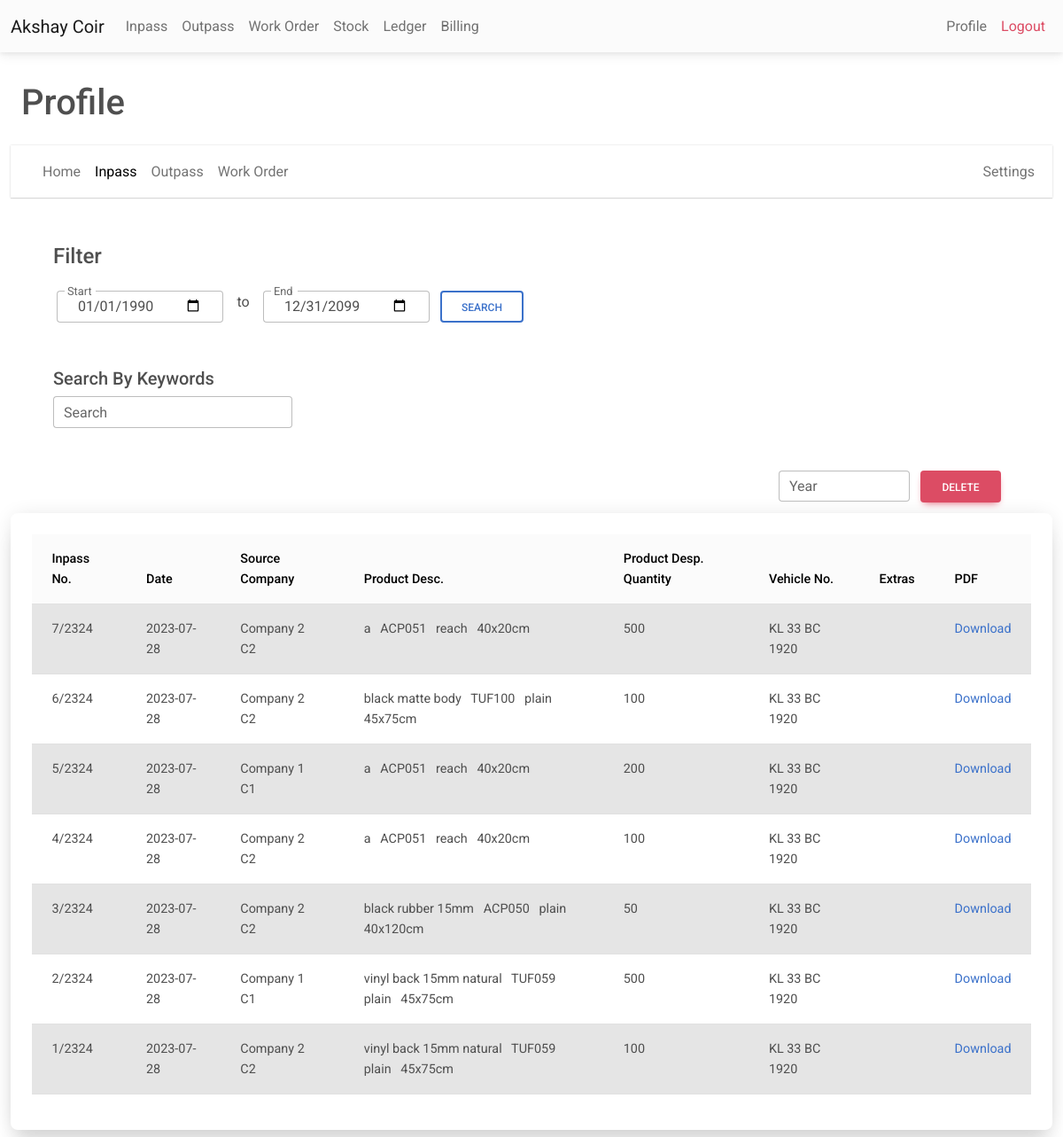
Page /profile_inpass.php (signed in) on the committed database.
### tables this page shows
CREATE TABLE IF NOT EXISTS `profile` (
  `name` varchar(50) NOT NULL,
  `wo` varchar(25) NOT NULL,
  `gstin` varchar(50) NOT NULL,
  `phoneno` varchar(15) NOT NULL,
  `inpass_count` int NOT NULL DEFAULT '1',
  `outpass_count` int NOT NULL DEFAULT '1',
  `user_id` varchar(50) NOT NULL,
  `password` varchar(255) NOT NULL,
  PRIMARY KEY (`user_id`)
);

CREATE TABLE IF NOT EXISTS `inpass_old` (
  `no` varchar(10) NOT NULL,
  `no_year` varchar(15) NOT NULL,
  `date` date NOT NULL,
  `source` varchar(125) NOT NULL,
  `woc` varchar(125) NOT NULL,
  `op` varchar(25) NOT NULL,
  `vehicleno` varchar(50) NOT NULL,
  `extras` varchar(125) NOT NULL,
  `type` varchar(10) NOT NULL,
  `timestamp` timestamp NOT NULL,
  `user_id` varchar(50) NOT NULL
);

CREATE TABLE IF NOT EXISTS `inpass_products_old` (
  `inpass_no` varchar(10) NOT NULL,
  `no_year` varchar(15) NOT NULL,
  `date_of_entry` date NOT NULL,
  `product_name` varchar(50) NOT NULL,
  `product_code` varchar(25) NOT NULL,
  `product_design` varchar(50) NOT NULL,
  `product_size` varchar(25) NOT NULL,
  `product_qty` varchar(15) NOT NULL,
  `user_id` varchar(50) NOT NULL
);

### checkuserlogin.php (called while the page is built, shortened)
<?php
include 'conn.php';
$user_check = $_SESSION['username'];
$ses_sql = mysqli_query($conn, "select user_id from profile where user_id='$user_check'");
$row = mysqli_fetch_array($ses_sql, MYSQLI_ASSOC);
$loggedin_session = $row['user_id'];
?>

### profile_inpass.php (the view, shortened to what this page needs)
<?php
include 'conn.php';
include 'nav.php';
?>
<?php
$start = '1990-01-31';
$end = '2099-12-31';
$sql = "select * from inpass_old,inpass_products_old where inpass_old.no_year = inpass_products_old.no_year AND inpass_old.user_id = '" . (string) $loggedin_session . "' AND inpass_products_old.user_id = '" . (string) $loggedin_session . "'";
$sql .= "  AND date BETWEEN '$start' AND '$end' ORDER BY timestamp DESC LIMIT 10000";
$retval = mysqli_query($conn, $sql);
?>
<html>
<body>
    <br>
    <h1 class="mt-2 ms-4">Profile</h1>
    <div class="container-fluid">
        <div class=" mb-1 bg-white shadow-1-strong   mt-4">
            <nav class="navbar navbar-expand-lg navbar-light shadow-0 ">
                <div class="container-fluid">
                    <div class="collapse navbar-collapse" id="navbarSupportedContent">
                        <ul class="navbar-nav me-auto mb-2 mb-lg-0">
                            <li class="nav-item">
                                <a class="nav-link " href="profile.php">Home</a>
                            </li>
                            <li class="nav-item">
                                <a class="nav-link text-black" href="profile_inpass.php">Inpass</a>
                            </li>
                            <li class="nav-item">
                                <a class="nav-link " href="profile_outpass.php">Outpass</a>
                            </li>
                            <li class="nav-item">
                                <a class="nav-link " href="profile_workorder.php">Work Order</a>
                            </li>
                        </ul>
                    </div>
                    <ul class="navbar-nav">
                        <div class="d-flex align-items-center">
                            <li class="nav-item">
                                <a class="nav-link " href="profile_regfinancialyear.php">Settings</a>
                            </li>
                        </div>
                    </ul>
                </div>
            </nav>
        </div>
    </div>
    <div class="container-fluid">
        <div class='row justify-content'>
            <div class="col">
                <form name="filter" class="bg-white rounded-5 shadow-0-strong p-5" method="post">
                    <h4 class='mb-4'>Filter</h4>
                    <div class="row ms-1 justify-content w-50">
                        <div class="form-outline col">
                            <input type="date" class="form-control" value="1990-01-01" id='start' required name="start">
                            <label for="start" class="form-label">Start</label>
                        </div>
                        <div class="col col-sm-1">
                            <center>to</center>
                        </div>
                        <div class="form-outline col">
                            <input name="end" class="form-control" value="2099-12-31" id='end' required type="date">
                            <label for="end" class='form-label'>End</label>
                        </div>
                        <div class="col">
                            <input type="submit" class=" btn btn-outline-primary " data-mdb-ripple-color="dark"
                                name="filter" value="Search">
                        </div>
                    </div>
                    <br><br>
                    <h5 class='mb-2'>Search By Keywords</h5>
                    <div class='col justify-content w-25'>
                        <div class="input-group">
                            <div class="form-outline">
                                <input type="text" id='search' class="form-control" name="search"
                                    placeholder="eg. ABC001">
                                <label class="form-label" for="search">Search</label>
                            </div>
                        </div>
                    </div>
                </form>
            </div>
        </div>
        <form method="post">
            <div class='d-flex pb-2 rounded-5 shadow-0-strong justify-content-end dontprintarea'>
                <div class="row">
                    <div class="col p-0 m-0">
                        <div class="form-outline">
                            <input type="number" class="form-control" name="year_delete" placeholder="2010">
                            <label class="form-label" for="form">Year</label>
                        </div>
                    </div>
                    <div class="col">
                        <button onclick="return confirm('Are You Sure?')" id='delete' name='delete_data'
                            class="btn btn-danger">Delete</button>
                    </div>
                </div>
            </div>
        </form>
        <div class="container-fluid mt-1 mb-2 p-2 bg-white rounded-5 shadow-5-strong p-4">
            <table class="table">
                <thead class="table-light sticky-top">
                    <th>
                        Inpass No.
                    </th>
                    <th>
                        Date
                    </th>
                    <th>
                        Source Company
                    </th>
                    <th>
                        Product Desc.
                    </th>
                    <th>
                        Product Desp. Quantity
                    </th>
                    <th>
                        Vehicle No.
                    </th>
                    <th>
                        Extras
                    </th>
                    <th>
                        PDF
                    </th>
                </thead>
                <tbody id="tablebody">
                    <?php
                    $cur_no = -1;
                    $table_active = '';
                    while ($row = $retval->fetch_assoc()) {
                        if ($cur_no == $row['no']) {
                        } else {
                            if ($table_active == 'table-active') {
                                $table_active = '';
                            } else {
                                $table_active = 'table-active';
                            }
                        }
                        $time = strtotime($row['date']);
                        $inpass_short_date = '';
                        if (date('n', $time) > 4) {
                            $temp_date = date('y', $time);
                            $inpass_short_date = $temp_date . ($temp_date + 1);
                        } else {
                            $temp_date = date('y', $time);
                            $inpass_short_date = ($temp_date - 1) . $temp_date;
                        }
                        if (!empty($row)) {
                            echo "
                    <tr class='$table_active'>
                    <td>
                    {$row['no']}/" . $inpass_short_date . "
                    </td>
                    <td>
                    {$row['date']}
                    </td>
                    <td>
                    {$row['source']}
                    &nbsp;
                    {$row['woc']}
                    </td>
                    <td>
                    {$row['product_name']}
                    &nbsp;
                    {$row['product_code']}
                    &nbsp;
                    {$row['product_design']}
                    &nbsp;
                    {$row['product_size']}
                    </td>
                    <td>
                    {$row['product_qty']}
                    </td>
                    <td>
                    {$row['vehicleno']}
                    </td>
                    <td>
                    {$row['extras']}
                    </td>
                    <td>
                    <a href='createpdfpass.php?f=old&no={$row['no_year']}&io=inpass' target='_blank' >Download</a>
                    </td>
                    </tr>
                    ";
                            $cur_no = $row['no'];
                        }
                    }
                    ?>
                </tbody>
            </table>
        </div>
    </div>
</body>
</html>

### nav.php (shortened to what this page needs)
<?php
include 'checkuserlogin.php';
?>
<!DOCTYPE html>
<html>
<link rel="stylesheet" href="https://cdnjs.cloudflare.com/ajax/libs/font-awesome/6.0.0/css/all.min.css" />
<link rel="stylesheet" href="css/mdb.min.css" />
<?php
if(isset($loggedin_session)){
$userName = mysqli_fetch_assoc(mysqli_query($conn,"select name from profile where user_id = '".(string)$loggedin_session."'"))['name'];
}
?>
<body>
    <div id='dontprintnav'>
        <nav class="navbar navbar-expand-lg navbar-light bg-light">
            <div class="container-fluid">
                <a class="navbar-brand" href="profile.php"><?php echo $userName;?></a>
                <div class="collapse navbar-collapse" id="navbarNav">
                    <ul class="navbar-nav">
                        <li class="nav-item">
                            <a class="nav-link" href="inpass.php">Inpass</a>
                        </li>
                        <li class="nav-item">
                            <a class="nav-link" href="outpass.php">Outpass</a>
                        </li>
                        <li class="nav-item">
                            <a class="nav-link" href="workorder.php">Work Order</a>
                        </li>
                        <li class="nav-item">
                            <a class="nav-link" href="stock.php?f=0">Stock</a>
                        </li>
                        <li class="nav-item">
                            <a class="nav-link" href="ledger.php?f=0">Ledger</a>
                        </li>
                        <li class="nav-item">
                            <a class="nav-link" href="billing_workorder.php">Billing</a>
                        </li>
                    </ul>
                </div>
                <ul class="navbar-nav">
                    <div class="d-flex align-items-center">
                        <li class="nav-item">
                            <a class="nav-link" href="profile.php">Profile</a>
                        </li>
                        <li class="nav-item">
                            <a class="nav-link text-danger" href="logout.php">Logout</a>
                        </li>
                    </div>
                </ul>
            </div>
    </div>
</body>
</html>

### rows in the picture
profile: userName "Akshay Coir"
inpass_old: no "7", date "2324", date "2023-07-28", source "Company 2", woc "C2", inpass_products_old.product_name "a", inpass_products_old.product_code "ACP051", inpass_products_old.product_design "reach", inpass_products_old.product_size "40x20cm", inpass_products_old.product_qty "500", vehicleno "KL 33 BC 1920"
inpass_old: no "6", date "2324", date "2023-07-28", source "Company 2", woc "C2", inpass_products_old.product_name "black matte body", inpass_products_old.product_code "TUF100", inpass_products_old.product_design "plain", inpass_products_old.product_size "45x75cm", inpass_products_old.product_qty "100", vehicleno "KL 33 BC 1920"
inpass_old: no "5", date "2324", date "2023-07-28", source "Company 1", woc "C1", inpass_products_old.product_name "a", inpass_products_old.product_code "ACP051", inpass_products_old.product_design "reach", inpass_products_old.product_size "40x20cm", inpass_products_old.product_qty "200", vehicleno "KL 33 BC 1920"
inpass_old: no "4", date "2324", date "2023-07-28", source "Company 2", woc "C2", inpass_products_old.product_name "a", inpass_products_old.product_code "ACP051", inpass_products_old.product_design "reach", inpass_products_old.product_size "40x20cm", inpass_products_old.product_qty "100", vehicleno "KL 33 BC 1920"
inpass_old: no "3", date "2324", date "2023-07-28", source "Company 2", woc "C2", inpass_products_old.product_name "black rubber 15mm", inpass_products_old.product_code "ACP050", inpass_products_old.product_design "plain", inpass_products_old.product_size "40x120cm", inpass_products_old.product_qty "50", vehicleno "KL 33 BC 1920"
inpass_old: no "2", date "2324", date "2023-07-28", source "Company 1", woc "C1", inpass_products_old.product_name "vinyl back 15mm natural", inpass_products_old.product_code "TUF059", inpass_products_old.product_design "plain", inpass_products_old.product_size "45x75cm", inpass_products_old.product_qty "500", vehicleno "KL 33 BC 1920"
inpass_old: no "1", date "2324", date "2023-07-28", source "Company 2", woc "C2", inpass_products_old.product_name "vinyl back 15mm natural", inpass_products_old.product_code "TUF059", inpass_products_old.product_design "plain", inpass_products_old.product_size "45x75cm", inpass_products_old.product_qty "100", vehicleno "KL 33 BC 1920"
